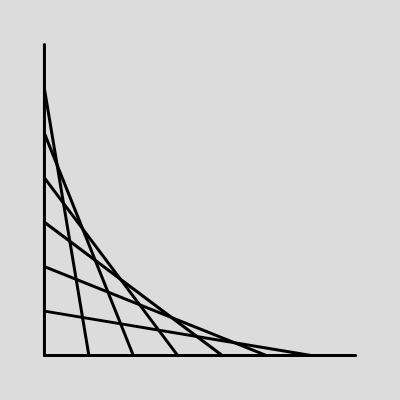
Frame 1 (no input)
Frame 60 (no input): identical to frame 1, image omitted
Frame 120 (the mouse pressed at the canvas centre since frame 60): identical to frame 1, image omitted

The p5.js sketch that drew this single still picture (run headless with seeded random() and noise() and a simulated clock; from frame 60 on, the mouse is pressed at the canvas centre):

// p5.js sketch
// ── sketch.js
let spacing
function setup() {
  createCanvas(400, 400);
  spacing = height / 9
}

function draw() {
  background(220);
  strokeWeight(3)
  for (let i = 0; i < 8; i++) {
     line(spacing, (i + 1) * spacing, (i + 1) * spacing, height - spacing)
  }
}
